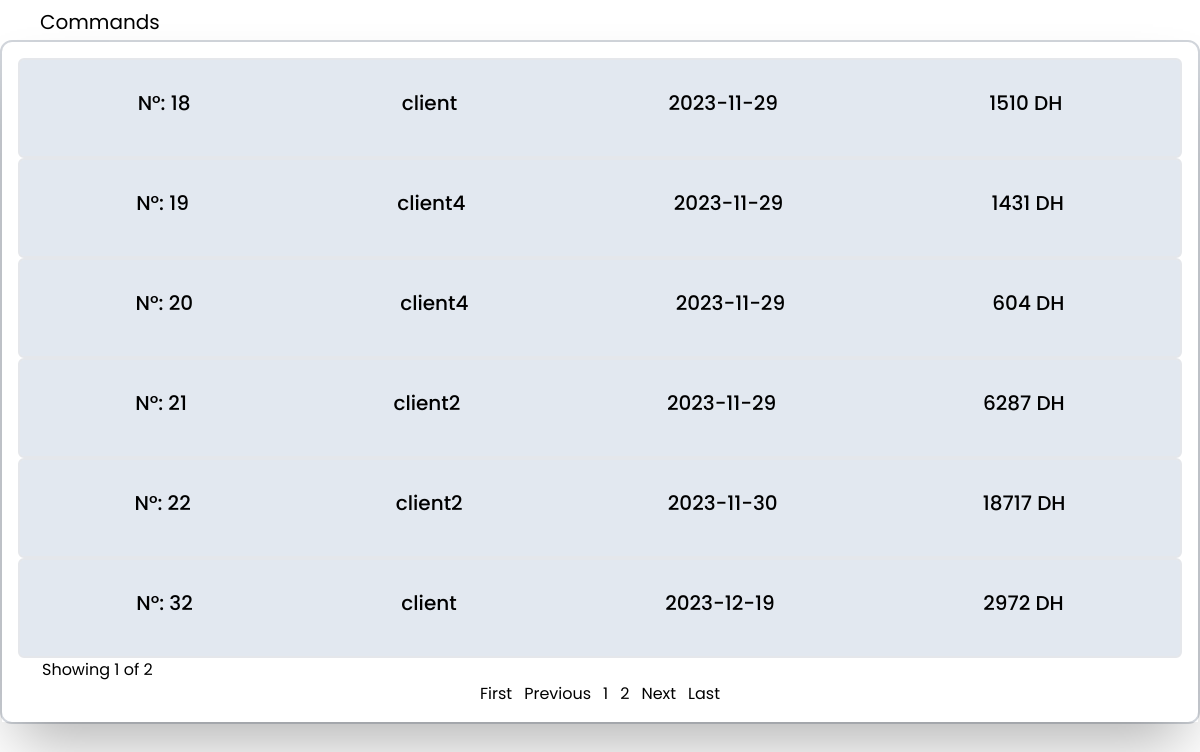
Screenshot of /src/pages/dashboard-index.php with the database file from the repository.
### tables this page shows
CREATE TABLE `commands` (
  `commandId` int(11) NOT NULL,
  `commandDate` date NOT NULL,
  `cartId` int(11) NOT NULL,
  `total` int(11) NOT NULL DEFAULT 0
);

CREATE TABLE `users` (
  `userId` int(11) NOT NULL,
  `userName` varchar(50) NOT NULL,
  `userEmail` varchar(300) NOT NULL,
  `userPassword` mediumblob NOT NULL,
  `isVerified` int(11) NOT NULL DEFAULT 1,
  `roleId` int(11) NOT NULL DEFAULT 4
);

### src/includes/conn.php (called while the page is built, shortened)
<?php
class Connection
{
    private static $instance;
    private $host = "localhost";
    private $user = "root";
    private $password = "";
    private $database = "opep2";
    private $conn;
    public function __construct()
    {
        try {
            $dbh = "mysql:host={$this->host};dbname={$this->database}";
            $this->conn = new PDO($dbh, $this->user, $this->password);
            $this->conn->setAttribute(PDO::ATTR_ERRMODE, PDO::ERRMODE_EXCEPTION);
        } catch (PDOException $e) {
            echo "Connection failed: " . $e->getMessage();
        }
    }
    public static function getInstance()
    {
        if (!self::$instance) {
            self::$instance = new Connection();
        }
        return self::$instance;
    }
    public function getConnection()
    {
        return $this->conn;
    }
}

### src/includes/pages.php (called while the page is built, shortened)
<?php
require_once('conn.php');
class Pages
{
    private $conn;
    private $start;
    private $rows;
    private $pages;
    public function getStart()
    {
        return $this->start;
    }
    public function getRows()
    {
        return $this->rows;
    }
    public function getPages()
    {
        return $this->pages;
    }
    public function __construct(){
        $this->conn = Connection::getInstance()->getConnection();
    }
    public function getPagesDetails($start, $rows_per_page, $tablename, $args)
    {
        try {
            $stmt = $this->conn->prepare("SELECT * FROM $tablename $args");
            $stmt->execute();
            $rows = $stmt->rowCount();
            $this->rows = $stmt->rowCount();
            $this->start = $start;
            $this->pages = ceil($rows / $rows_per_page);
        } catch (PDOException $e) {
            echo "Database error : " . $e->getMessage();
        }
    }
}

### src/includes/commands.php (called while the page is built, shortened)
<?php
require_once('conn.php');
class Commands
{
    private $conn;
    public function __construct(){
        $this->conn = Connection::getInstance()->getConnection();
    }
    public function getAllCommands($start, $rows_per_page)
    {
        try {
            $stmt = $this->conn->prepare("SELECT * FROM commands JOIN carts ON commands.cartId = carts.cartId JOIN users ON carts.userId = users.userId LIMIT $start,$rows_per_page");
            $stmt->execute();
            return $stmt->fetchAll(PDO::FETCH_ASSOC);
        } catch (PDOException $e) {
            echo "Database error : " . $e->getMessage();
        }
    }
}

### src/pages/dashboard-index.php (the view, shortened to what this page needs)
<?php
require_once '../includes/pages.php';
require_once '../includes/commands.php';
$allPages = new Pages();
$commands = new Commands();
?>
<!DOCTYPE html>
<html lang="en">
<head>
</head>
<body>
    <div class="flex flex-col justify-end items-start h-[100vh]">
        <div class="flex pl-8">
            <p class="border-gray-300 rounded-t-lg p-2 pb-1 text-xl">Commands</p>
        </div>
        <div class="border-2 border-gray-300 rounded-xl h-[90vh] w-full flex">
            <div class="flex flex-col justify-between w-full p-4 shadow-3xl">
                <?php
                $rows_per_page = 6;
                $start = $allPages->getStart();
                $rows = $allPages->getRows();
                $pages = $allPages->getPages();
                if ($rows > 0) {
                    $result = $commands->getAllCommands($start, $rows_per_page);
                    foreach ($result as $row) {
                        $commandId = $row['commandId'];
                        $cartId = $row['cartId'];
                        $commandDate = $row['commandDate'];
                        $userName = $row['userName'];
                        $total = $row['total'];
                ?>
                        <a href="commandDetails.php?commandId=<?php echo $commandId ?>&cartId=<?php echo $cartId ?>&total=<?php echo $total ?>" class="w-full h-[100px] border-2 rounded-md bg-slate-200 hover:bg-[#bdff72] cursor-pointer">
                            <div class="w-full h-[90%] mx-auto flex items-center justify-around p-3 child:text-base md:child:text-xl child:font-medium">
                                <p>N°: <?php echo $commandId ?></p>
                                <p><?php echo $userName ?></p>
                                <p><?php echo $commandDate ?></p>
                                <p><?php echo $total ?> DH</p>
                            </div>
                        </a>
                <?php
                    }
                } else {
                    echo 'No client accounts in database';
                }
                ?>
                <div>
                    <div class="pl-6">
                        <?php
                        if (!isset($_GET['page'])) {
                            $page = 1;
                        } else {
                            $page = $_GET['page'];
                        }
                        ?>
                        Showing <?php echo $page ?> of <?php echo $pages ?>
                    </div>
                    <div class="flex flex-row justify-center items-center gap-3">
                        <a href="?page=1">First</a>
                        <?php if (isset($_GET['page']) && $_GET['page'] > 1) { ?>
                            <a href="?page=<?php echo $_GET['page'] - 1
                                            ?>">Previous</a>
                        <?php } else { ?>
                            <a class="cursor-pointer">Previous</a>
                        <?php } ?>
                        <?php
                        for ($i = 1; $i <= $pages; $i++) {
                        ?>
                            <a href="?page=<?php echo $i ?>" class=""><?php echo $i ?></a>
                        <?php
                        }
                        ?>
                        <?php
                        if (!isset($_GET['page'])) {
                            if ($pages == 1) {
                        ?>
                                <a class="cursor-pointer">Next</a>
                            <?php } else { ?>
                                <a href="?page=2">Next</a>
                            <?php } ?>
                        <?php } elseif ($_GET['page'] >= $pages) { ?>
                            <a class="cursor-pointer">Next</a>
                        <?php } else { ?>
                            <a href="?page=<?php echo $_GET['page'] + 1 ?>">Next</a>
                        <?php }
                        ?>
                        <a href="?page=<?php echo $pages ?>">Last</a>
                    </div>
                </div>
            </div>
        </div>
    </div>
</body>
</html>
</body>
</html>

### rows the page displays
commands: commandId "18", users.userName "client", commandDate "2023-11-29", total "1510"
commands: commandId "19", users.userName "client4", commandDate "2023-11-29", total "1431"
commands: commandId "20", users.userName "client4", commandDate "2023-11-29", total "604"
commands: commandId "21", users.userName "client2", commandDate "2023-11-29", total "6287"
commands: commandId "22", users.userName "client2", commandDate "2023-11-30", total "18717"
commands: commandId "32", users.userName "client", commandDate "2023-12-19", total "2972"

### other values shown
$page "1"
$pages "2"
